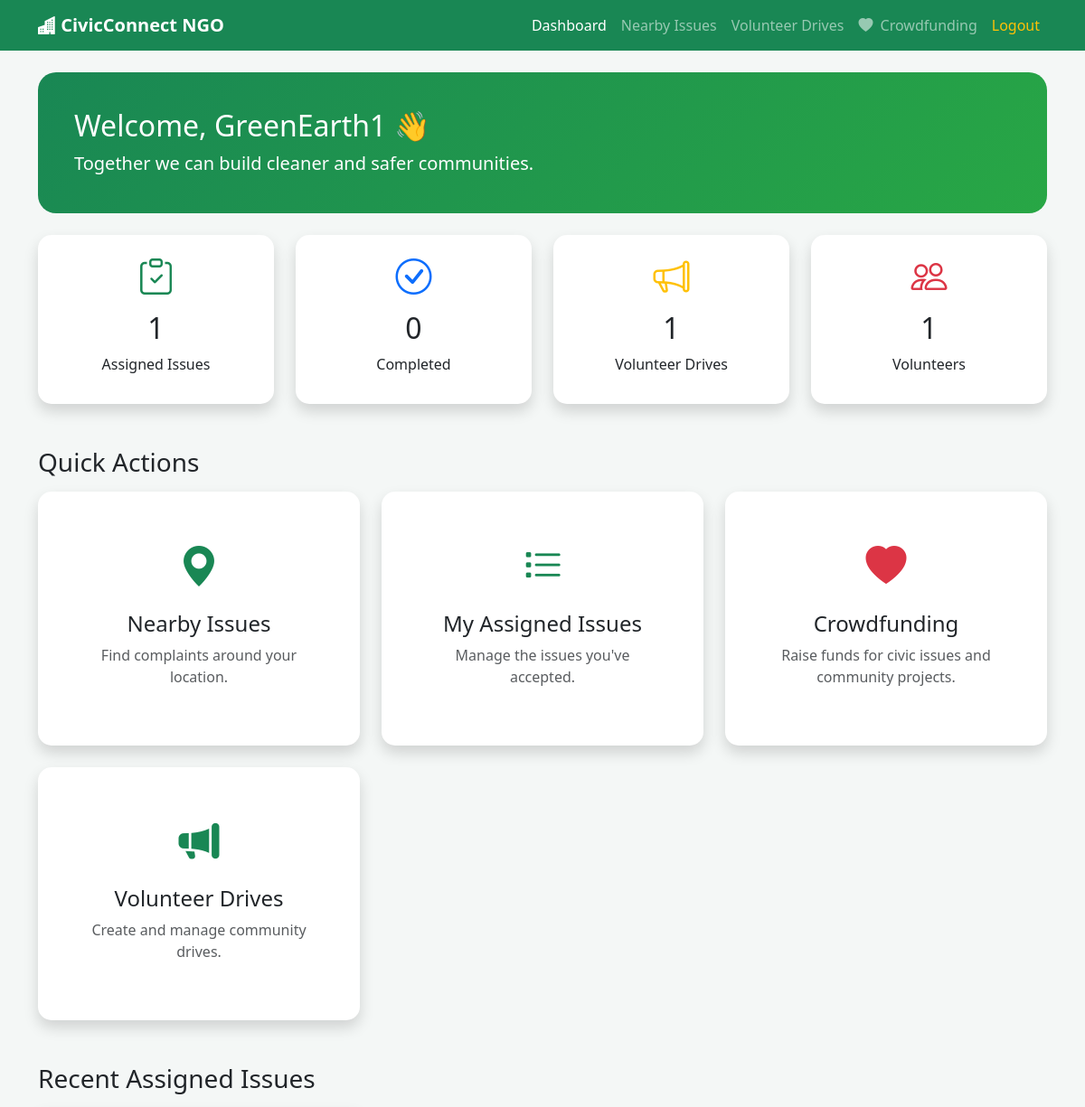
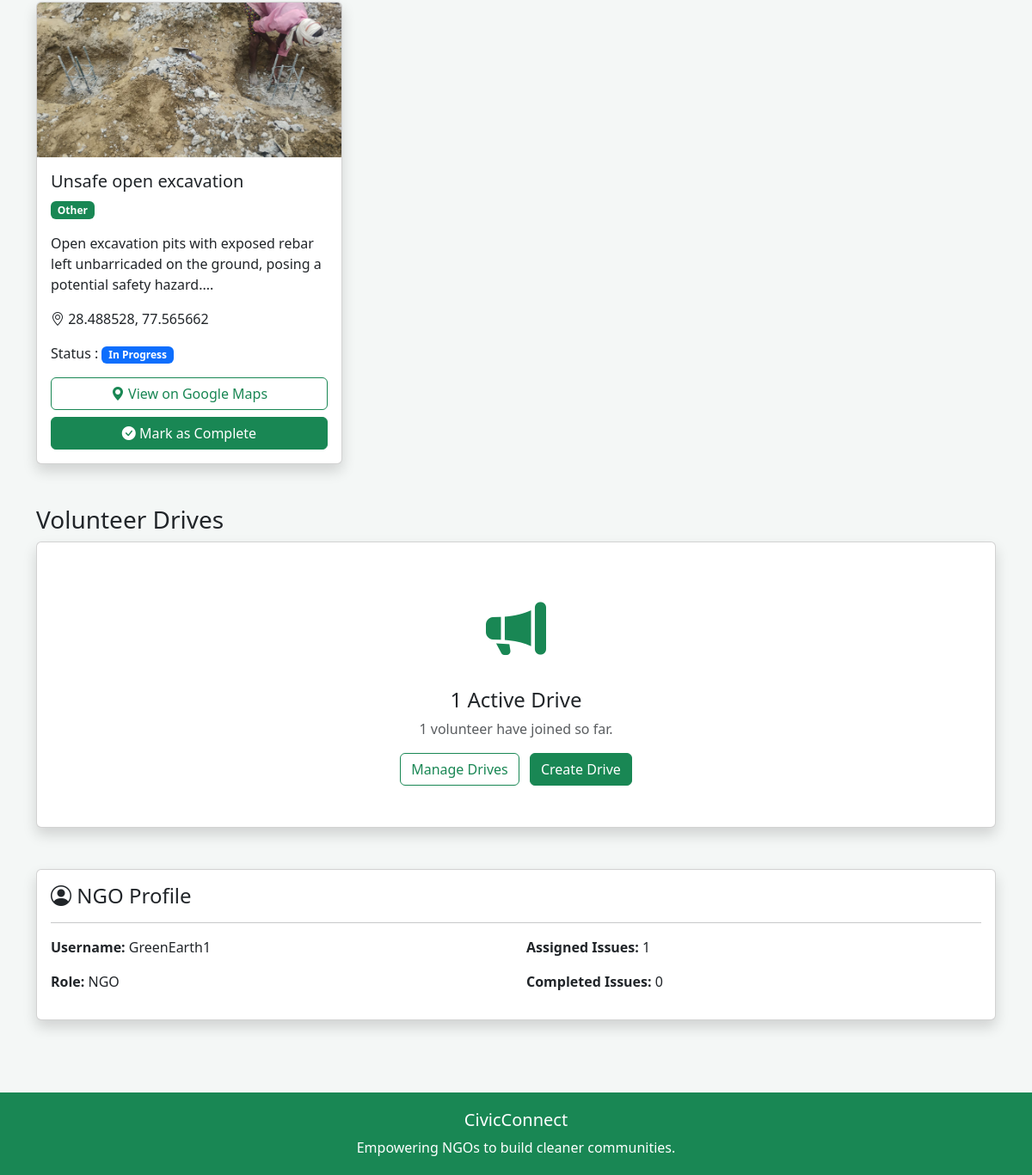
Page /dashboard (signed in) on the committed database (2 pictures, top to bottom).
### app.py (models this page shows)
class Complaint(db.Model):
    id = db.Column(db.Integer, primary_key=True)
    title = db.Column(db.String(150), nullable=False)
    description = db.Column(db.Text, nullable=False)
    category = db.Column(db.String(50), nullable=False)
    location = db.Column(db.String(255), nullable=False)
    latitude = db.Column(db.Float, nullable=False)
    longitude = db.Column(db.Float, nullable=False)
    image = db.Column(db.String(255))          # Before image
    status = db.Column(
        db.String(30),
        default="Pending"
    )
    citizen_id = db.Column(
        db.Integer,
        db.ForeignKey("user.id"),
        nullable=False
    )
    assigned_to = db.Column(
        db.Integer,
        db.ForeignKey("user.id"),
        nullable=True
    )
    assigned_role = db.Column(
        db.String(20),
        nullable=True
    )
    after_image = db.Column(
        db.String(255),
        nullable=True
    )
    completion_note = db.Column(
        db.Text,
        nullable=True
    )
    completed_at = db.Column(
        db.DateTime,
        nullable=True
    )
    verified = db.Column(
        db.Boolean,
        default=False
    )

### app.py (the view, shortened to what this page needs)
@app.route("/dashboard")
def dashboard():
    if "logged_in" not in session:
        return redirect(url_for("landing"))
    role = session["role"]
    if role == "citizen":
        user_id = session["user_id"]
        pending = Complaint.query.filter_by(
            citizen_id=user_id,
            status="Pending"
        ).count()
        in_progress = Complaint.query.filter_by(
            citizen_id=user_id,
            status="In Progress"
        ).count()
        resolved = Complaint.query.filter_by(
            citizen_id=user_id,
            status="Completed"
        ).count()
        recent_complaints = Complaint.query.filter_by(
            citizen_id=user_id
        ).order_by(
            Complaint.id.desc()
        ).limit(5).all()
        announcements = Announcement.query.order_by(
            Announcement.id.desc()
        ).limit(5).all()
        return render_template(
            "citizen/dashboard.html",
            username=session["username"],
            pending=pending,
            in_progress=in_progress,
            resolved=resolved,
            recent_complaints=recent_complaints,
            announcements=announcements
        )
    elif session["role"] == "ngo":
        assigned_count = Complaint.query.filter_by(
            assigned_to=session["user_id"]
        ).count()
        completed_count = Complaint.query.filter_by(
            assigned_to=session["user_id"],
            status="Completed"
        ).count()
        active_drives = VolunteerDrive.query.filter_by(
            ngo_id=session["user_id"],
            status="Open"
        ).count()
        ngo_drive_ids = [
            d.id for d in VolunteerDrive.query.filter_by(
                ngo_id=session["user_id"]
            ).all()
        ]
        volunteers_joined = Volunteer.query.filter(
            Volunteer.drive_id.in_(ngo_drive_ids)
        ).count() if ngo_drive_ids else 0
        recent_issues = Complaint.query.filter_by(
            assigned_to=session["user_id"]
        ).order_by(
            Complaint.id.desc()
        ).limit(3).all()
        return render_template(
            "ngo/dashboard.html",
            username=session["username"],
            assigned_count=assigned_count,
            completed_count=completed_count,
            active_drives=active_drives,
            volunteers_joined=volunteers_joined,
            recent_issues=recent_issues
        )
    return redirect(url_for("landing"))

### templates/ngo/dashboard.html (shortened to what this page needs)
<!DOCTYPE html>
<html lang="en">
<head>
    <link href="https://cdn.jsdelivr.net/npm/bootstrap@5.3.3/dist/css/bootstrap.min.css" rel="stylesheet">
    <link href="https://cdn.jsdelivr.net/npm/bootstrap-icons@1.11.3/font/bootstrap-icons.css" rel="stylesheet">
</head>
<body>
<nav class="navbar navbar-expand-lg navbar-dark">
<div class="container">
<a class="navbar-brand fw-bold" href="#">
<i class="bi bi-buildings-fill"></i>
CivicConnect NGO
</a>
<div class="collapse navbar-collapse" id="menu">
<ul class="navbar-nav ms-auto">
<li class="nav-item">
<a class="nav-link active" href="{{ url_for('dashboard') }}">
Dashboard
</a>
</li>
<li class="nav-item">
<a class="nav-link" href="{{ url_for('nearby') }}">
Nearby Issues
</a>
</li>
<li class="nav-item">
<a class="nav-link" href="{{ url_for('volunteer_drives') }}">
Volunteer Drives
</a>
</li>
<li class="nav-item">
    <a
        class="nav-link"
        href="{{ url_for('fundraisers') }}">
        <i class="bi bi-heart-fill me-1"></i>
        Crowdfunding
    </a>
</li>
<li class="nav-item">
<a class="nav-link text-warning" href="{{ url_for('logout') }}">
Logout
</a>
</li>
</ul>
</div>
</div>
</nav>
<div class="container py-4">
<div class="hero mb-4">
<h2>
Welcome,
{{ username }}
👋
</h2>
<p class="lead mb-0">
Together we can build cleaner and safer communities.
</p>
</div>
<div class="row g-4 mb-5">
<div class="col-md-3">
<div class="card stat-card shadow">
<div class="card-body text-center">
<i class="bi bi-clipboard-check fs-1 text-success"></i>
<h2 class="mt-2">
{{ assigned_count }}
</h2>
<p>Assigned Issues</p>
</div>
</div>
</div>
<div class="col-md-3">
<div class="card stat-card shadow">
<div class="card-body text-center">
<i class="bi bi-check-circle fs-1 text-primary"></i>
<h2 class="mt-2">
{{ completed_count }}
</h2>
<p>Completed</p>
</div>
</div>
</div>
<div class="col-md-3">
<div class="card stat-card shadow">
<div class="card-body text-center">
<i class="bi bi-megaphone fs-1 text-warning"></i>
<h2 class="mt-2">
{{ active_drives }}
</h2>
<p>Volunteer Drives</p>
</div>
</div>
</div>
<div class="col-md-3">
<div class="card stat-card shadow">
<div class="card-body text-center">
<i class="bi bi-people fs-1 text-danger"></i>
<h2 class="mt-2">
{{ volunteers_joined }}
</h2>
<p>Volunteers</p>
</div>
</div>
</div>
</div>
<h3 class="mb-3">
Quick Actions
</h3>
<div class="row g-4 mb-5">
<div class="col-lg-4">
<a href="{{ url_for('nearby') }}" class="text-decoration-none">
<div class="card action-card shadow">
<div class="card-body text-center p-5">
<div class="action-icon">
<i class="bi bi-geo-alt-fill"></i>
</div>
<h4 class="mt-3">
Nearby Issues
</h4>
<p class="text-muted">
Find complaints around your location.
</p>
</div>
</div>
</a>
</div>
<div class="col-lg-4">
<a href="{{ url_for('my_assigned') }}" class="text-decoration-none">
<div class="card action-card shadow">
<div class="card-body text-center p-5">
<div class="action-icon">
<i class="bi bi-list-task"></i>
</div>
<h4 class="mt-3">
My Assigned Issues
</h4>
<p class="text-muted">
Manage the issues you've accepted.
</p>
</div>
</div>
</a>
</div>
<div class="col-lg-4">
    <a
        href="{{ url_for('fundraisers') }}"
        class="text-decoration-none">
        <div class="card action-card shadow">
            <div class="card-body text-center p-5">
                <div class="action-icon text-danger">
                    <i class="bi bi-heart-fill"></i>
                </div>
                <h4 class="mt-3">
                    Crowdfunding
                </h4>
                <p class="text-muted">
                    Raise funds for civic issues
                    and community projects.
                </p>
            </div>
        </div>
    </a>
</div>
<div class="col-lg-4">
<a href="{{ url_for('volunteer_drives') }}" class="text-decoration-none">
<div class="card action-card shadow">
<div class="card-body text-center p-5">
<div class="action-icon">
<i class="bi bi-megaphone-fill"></i>
</div>
<h4 class="mt-3">
Volunteer Drives
</h4>
<p class="text-muted">
Create and manage community drives.
</p>
</div>
</div>
</a>
</div>
</div>
<h3 class="mb-3">
Recent Assigned Issues
</h3>
<div class="row g-4">
{% if recent_issues %}
{% for complaint in recent_issues %}
<div class="col-lg-4">
<div class="card issue-card shadow h-100">
{% if complaint.image %}
<img src="{{ url_for('static', filename='uploads/' + complaint.image) }}"
class="card-img-top">
{% endif %}
<div class="card-body">
<h5>
{{ complaint.title }}
</h5>
<p>
<span class="badge bg-success">
{{ complaint.category }}
</span>
</p>
<p>
{{ complaint.description[:120] }}...
</p>
<p>
<i class="bi bi-geo-alt"></i>
{{ complaint.location }}
</p>
<p>
Status :
{% if complaint.status=="Pending" %}
<span class="badge bg-warning text-dark">
Pending
</span>
{% elif complaint.status=="In Progress" %}
<span class="badge bg-primary">
In Progress
</span>
{% else %}
<span class="badge bg-success">
Completed
</span>
{% endif %}
</p>
<div class="d-grid gap-2">
<a href="https://www.google.com/maps?q={{ complaint.latitude }},{{ complaint.longitude }}"
target="_blank"
class="btn btn-outline-success">
<i class="bi bi-geo-alt-fill"></i>
View on Google Maps
</a>
{% if complaint.status == "In Progress" %}
<a href="{{ url_for('complete_issue', complaint_id=complaint.id) }}"
class="btn btn-success">
<i class="bi bi-check-circle-fill"></i>
Mark as Complete
</a>
{% elif complaint.status == "Completed" %}
<button class="btn btn-secondary" disabled>
Completed
</button>
{% endif %}
</div>
</div>
</div>
</div>
{% endfor %}
{% else %}
<div class="col-12">
<div class="alert alert-info">
No assigned issues yet.
</div>
</div>
{% endif %}
</div>
<div class="mt-5">
<h3>
Volunteer Drives
</h3>
<div class="card shadow">
<div class="card-body text-center py-5">
<i class="bi bi-megaphone-fill text-success"
style="font-size:70px;"></i>
{% if active_drives > 0 %}
<h4 class="mt-3">
{{ active_drives }} Active Drive{{ "s" if active_drives != 1 else "" }}
</h4>
<p class="text-muted">
{{ volunteers_joined }} volunteer{{ "s" if volunteers_joined != 1 else "" }} have joined so far.
</p>
<a href="{{ url_for('volunteer_drives') }}"
class="btn btn-outline-success me-2">
Manage Drives
</a>
{% endif %}
<a href="{{ url_for('create_drive') }}"
class="btn btn-success">
Create Drive
</a>
</div>
</div>
</div>
<div class="mt-5">
<div class="card shadow">
<div class="card-body">
<h4>
<i class="bi bi-person-circle"></i>
NGO Profile
</h4>
<hr>
<div class="row">
<div class="col-md-6">
<p>
<strong>Username:</strong>
{{ username }}
</p>
<p>
<strong>Role:</strong>
NGO
</p>
</div>
<div class="col-md-6">
<p>
<strong>Assigned Issues:</strong>
{{ assigned_count }}
</p>
<p>
<strong>Completed Issues:</strong>
{{ completed_count }}
</p>
</div>
</div>
</div>
</div>
</div>
</div>
<footer class="text-center">
<h5>
CivicConnect
</h5>
<p class="mb-0">
Empowering NGOs to build cleaner communities.
</p>
</footer>
</body>
</html>

### templates/ngo/dashboard.html (style rules this page uses)
body { background:#f4f7f6; }
.navbar { background:#198754; }
.hero { background:linear-gradient(135deg,#198754,#28a745); color:white; border-radius:20px; padding:40px; }
.stat-card { border:none; border-radius:15px; transition:.3s; }
.action-card { border:none; border-radius:15px; transition:.3s; cursor:pointer; }
.action-icon { font-size:45px; color:#198754; }
.issue-card img { height:180px; object-fit:cover; }
footer { background:#198754; color:white; padding:20px; margin-top:60px; }

### rows in the picture
Complaint: image (picture), title "Unsafe open excavation", category "Other", description "Open excavation pits with exposed rebar left unbarricaded on the ground, posing a potential safety hazard.", location "28.488528, 77.565662", status "In Progress"

### other values in the picture
{{ username }} "GreenEarth1"
{{ assigned_count }} "1"
{{ completed_count }} "0"
{{ active_drives }} "1"
{{ volunteers_joined }} "1"
